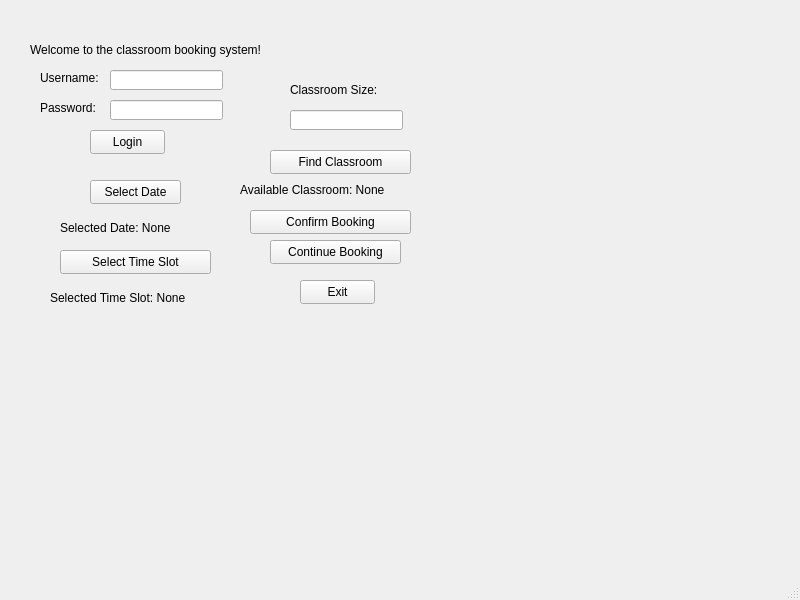
<?xml version="1.0" encoding="UTF-8"?>
<ui version="4.0">
 <class>MainWindow</class>
 <widget class="QMainWindow" name="MainWindow">
  <property name="geometry">
   <rect>
    <x>0</x>
    <y>0</y>
    <width>800</width>
    <height>600</height>
   </rect>
  </property>
  <property name="windowTitle">
   <string>MainWindow</string>
  </property>
  <widget class="QWidget" name="centralwidget">
   <widget class="QLabel" name="statusLabel">
    <property name="geometry">
     <rect>
      <x>30</x>
      <y>40</y>
      <width>281</width>
      <height>20</height>
     </rect>
    </property>
    <property name="text">
     <string>Welcome to the classroom booking system!</string>
    </property>
   </widget>
   <widget class="QLineEdit" name="usernameEdit">
    <property name="geometry">
     <rect>
      <x>110</x>
      <y>70</y>
      <width>113</width>
      <height>20</height>
     </rect>
    </property>
   </widget>
   <widget class="QLabel" name="username">
    <property name="geometry">
     <rect>
      <x>40</x>
      <y>70</y>
      <width>71</width>
      <height>16</height>
     </rect>
    </property>
    <property name="text">
     <string>Username:</string>
    </property>
   </widget>
   <widget class="QLineEdit" name="passwordEdit">
    <property name="geometry">
     <rect>
      <x>110</x>
      <y>100</y>
      <width>113</width>
      <height>20</height>
     </rect>
    </property>
    <property name="text">
     <string/>
    </property>
    <property name="echoMode">
     <enum>QLineEdit::EchoMode::PasswordEchoOnEdit</enum>
    </property>
   </widget>
   <widget class="QLabel" name="password">
    <property name="geometry">
     <rect>
      <x>40</x>
      <y>100</y>
      <width>71</width>
      <height>16</height>
     </rect>
    </property>
    <property name="text">
     <string>Password:</string>
    </property>
   </widget>
   <widget class="QPushButton" name="loginButton">
    <property name="geometry">
     <rect>
      <x>90</x>
      <y>130</y>
      <width>75</width>
      <height>24</height>
     </rect>
    </property>
    <property name="text">
     <string>Login</string>
    </property>
   </widget>
   <widget class="QPushButton" name="dateSelectButton">
    <property name="geometry">
     <rect>
      <x>90</x>
      <y>180</y>
      <width>91</width>
      <height>24</height>
     </rect>
    </property>
    <property name="text">
     <string>Select Date</string>
    </property>
   </widget>
   <widget class="QLabel" name="selectdate">
    <property name="geometry">
     <rect>
      <x>60</x>
      <y>220</y>
      <width>161</width>
      <height>16</height>
     </rect>
    </property>
    <property name="text">
     <string>Selected Date: None</string>
    </property>
   </widget>
   <widget class="QPushButton" name="timeSlotSelectButton">
    <property name="geometry">
     <rect>
      <x>60</x>
      <y>250</y>
      <width>151</width>
      <height>24</height>
     </rect>
    </property>
    <property name="text">
     <string>Select Time Slot</string>
    </property>
   </widget>
   <widget class="QLabel" name="timeSlotDisplayLabel">
    <property name="geometry">
     <rect>
      <x>50</x>
      <y>290</y>
      <width>211</width>
      <height>16</height>
     </rect>
    </property>
    <property name="text">
     <string>Selected Time Slot: None</string>
    </property>
   </widget>
   <widget class="QLineEdit" name="lineEdit">
    <property name="geometry">
     <rect>
      <x>290</x>
      <y>110</y>
      <width>113</width>
      <height>20</height>
     </rect>
    </property>
   </widget>
   <widget class="QLabel" name="classroomsize">
    <property name="geometry">
     <rect>
      <x>290</x>
      <y>80</y>
      <width>111</width>
      <height>20</height>
     </rect>
    </property>
    <property name="text">
     <string>Classroom Size:</string>
    </property>
   </widget>
   <widget class="QPushButton" name="findClassroomButton">
    <property name="geometry">
     <rect>
      <x>270</x>
      <y>150</y>
      <width>141</width>
      <height>24</height>
     </rect>
    </property>
    <property name="text">
     <string>Find Classroom</string>
    </property>
   </widget>
   <widget class="QLabel" name="classroomDisplayLabel">
    <property name="geometry">
     <rect>
      <x>240</x>
      <y>180</y>
      <width>211</width>
      <height>20</height>
     </rect>
    </property>
    <property name="text">
     <string>Available Classroom: None</string>
    </property>
   </widget>
   <widget class="QPushButton" name="confirmBookingButton">
    <property name="geometry">
     <rect>
      <x>250</x>
      <y>210</y>
      <width>161</width>
      <height>24</height>
     </rect>
    </property>
    <property name="text">
     <string>Confirm Booking</string>
    </property>
   </widget>
   <widget class="QPushButton" name="continueBookingButton">
    <property name="geometry">
     <rect>
      <x>270</x>
      <y>240</y>
      <width>131</width>
      <height>24</height>
     </rect>
    </property>
    <property name="text">
     <string>Continue Booking</string>
    </property>
   </widget>
   <widget class="QPushButton" name="exitButton">
    <property name="geometry">
     <rect>
      <x>300</x>
      <y>280</y>
      <width>75</width>
      <height>24</height>
     </rect>
    </property>
    <property name="text">
     <string>Exit</string>
    </property>
   </widget>
  </widget>
  <widget class="QMenuBar" name="menubar">
   <property name="geometry">
    <rect>
     <x>0</x>
     <y>0</y>
     <width>800</width>
     <height>22</height>
    </rect>
   </property>
  </widget>
  <widget class="QStatusBar" name="statusbar"/>
 </widget>
 <resources/>
 <connections/>
</ui>
